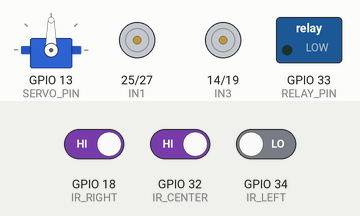
This sketch was run on a simulated ESP32. Shown: servo, motor-driver pin pairs drawn as motors (green arrow = first pin HIGH = forward, orange = second pin HIGH = backward, longer = more drive, scaled by the enable pin), switched loads named in the sketch (green lamp = pin HIGH). The inputs (shaded band) are chosen by the test bench; at power-on: GPIO 18 (IR_RIGHT) HIGH, GPIO 32 (IR_CENTER) HIGH, GPIO 34 (IR_LEFT) LOW. What the sketch prints to the serial monitor is not drawn.

Above: at 1.2 s.
1.3 s: GPIO 18 (IR_RIGHT) driven LOW
At 2.5 s:
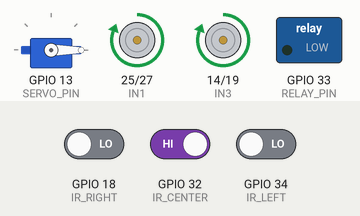
2.8 s: GPIO 32 (IR_CENTER) driven LOW
At 3.8 s:
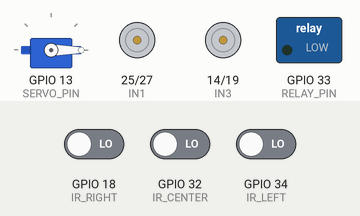
Timing chart, 0 to 8.8 s (numbered marks = the images above; inputs shaded):
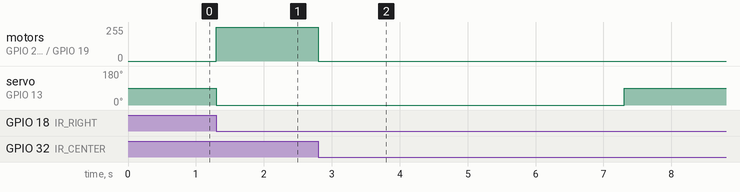

Measured:
- after the input at 1.3 s, motor on GPIO 25 (IN1) / GPIO 27 (IN2), motor on GPIO 14 (IN3) / GPIO 19 (IN4): stopped → forward 255/255 at once; servo on GPIO 13 (SERVO_PIN): 90° → 0° at once
- after the input at 2.8 s, motor on GPIO 25 (IN1) / GPIO 27 (IN2), motor on GPIO 14 (IN3) / GPIO 19 (IN4): forward 255/255 → stopped at once; servo on GPIO 13 (SERVO_PIN): 0° → 90° after 4.5 s

The sketch:

Code.ino
```cpp
/*
==========================================================
 Smart Automatic Plant Watering Robot
 ESP32 Arduino Code
==========================================================
*/

#include <ESP32Servo.h>

//--------------------------------------------------
// Pin Configuration
//--------------------------------------------------

// IR Sensors
#define IR_LEFT        34
#define IR_CENTER      32
#define IR_RIGHT       18

// Motor Driver
#define IN1            25
#define IN2            27
#define IN3            14
#define IN4            19

#define ENA            23
#define ENB            22

// Servo
#define SERVO_PIN      13

// Soil Moisture
#define SOIL_PIN       36

// Relay
#define RELAY_PIN      33

//--------------------------------------------------
// Threshold Values
//--------------------------------------------------

#define DRY_THRESHOLD      3000
#define WET_THRESHOLD      2600

//--------------------------------------------------
// Pump Timing
//--------------------------------------------------

#define PUMP_DURATION      5000
#define PUMP_DELAY         2000

//--------------------------------------------------
// Servo Positions
//--------------------------------------------------

#define SERVO_UP           90
#define SERVO_DOWN         0

//--------------------------------------------------

Servo soilServo;

//--------------------------------------------------
// Function Prototypes
//--------------------------------------------------

void moveForward();
void stopRobot();
void lowerServo();
void raiseServo();
void waterPlant();

//--------------------------------------------------

void setup()
{
    Serial.begin(115200);

    // IR Sensors
    pinMode(IR_LEFT, INPUT);
    pinMode(IR_CENTER, INPUT);
    pinMode(IR_RIGHT, INPUT);

    // Motor Driver
    pinMode(IN1, OUTPUT);
    pinMode(IN2, OUTPUT);
    pinMode(IN3, OUTPUT);
    pinMode(IN4, OUTPUT);

    pinMode(ENA, OUTPUT);
    pinMode(ENB, OUTPUT);

    // Relay
    pinMode(RELAY_PIN, OUTPUT);
    digitalWrite(RELAY_PIN, LOW);

    // Servo
    soilServo.attach(SERVO_PIN);
    soilServo.write(SERVO_UP);

    stopRobot();

    Serial.println("System Initialized");
}

//--------------------------------------------------

void loop()
{
    int left   = digitalRead(IR_LEFT);
    int center = digitalRead(IR_CENTER);
    int right  = digitalRead(IR_RIGHT);

    //--------------------------------------------------
    // Line Following
    //--------------------------------------------------

    if (center != left && center != right)
    {
        moveForward();

        if (soilServo.read() != SERVO_DOWN)
        {
            lowerServo();
        }
    }

    //--------------------------------------------------
    // Plant Station Detected
    //--------------------------------------------------

    else if ((left == center) && (center == right))
    {
        stopRobot();

        delay(3000);

        lowerServo();

        delay(1000);

        int moisture = analogRead(SOIL_PIN);

        Serial.print("Soil Moisture: ");
        Serial.println(moisture);

        //--------------------------------------------------
        // Dry Soil
        //--------------------------------------------------

        if (moisture >= DRY_THRESHOLD)
        {
            delay(PUMP_DELAY);

            waterPlant();
        }

        //--------------------------------------------------
        // Wet Soil
        //--------------------------------------------------

        else
        {
            Serial.println("Soil is Wet. Watering Skipped.");
        }

        raiseServo();
    }

    //--------------------------------------------------
    // Safety Condition
    //--------------------------------------------------

    else
    {
        stopRobot();
    }

    delay(50);
}

//--------------------------------------------------
// Robot Movement
//--------------------------------------------------

void moveForward()
{
    digitalWrite(IN1, HIGH);
    digitalWrite(IN2, LOW);

    digitalWrite(IN3, HIGH);
    digitalWrite(IN4, LOW);

    digitalWrite(ENA, HIGH);
    digitalWrite(ENB, HIGH);
}

void stopRobot()
{
    digitalWrite(IN1, LOW);
    digitalWrite(IN2, LOW);

    digitalWrite(IN3, LOW);
    digitalWrite(IN4, LOW);

    digitalWrite(ENA, LOW);
    digitalWrite(ENB, LOW);
}

//--------------------------------------------------
// Servo Control
//--------------------------------------------------

void lowerServo()
{
    soilServo.write(SERVO_DOWN);
    delay(500);
}

void raiseServo()
{
    soilServo.write(SERVO_UP);
    delay(500);
}

//--------------------------------------------------
// Pump Control
//--------------------------------------------------

void waterPlant()
{
    Serial.println("Water Pump ON");

    digitalWrite(RELAY_PIN, HIGH);

    delay(PUMP_DURATION);

    digitalWrite(RELAY_PIN, LOW);

    Serial.println("Water Pump OFF");
}
```
